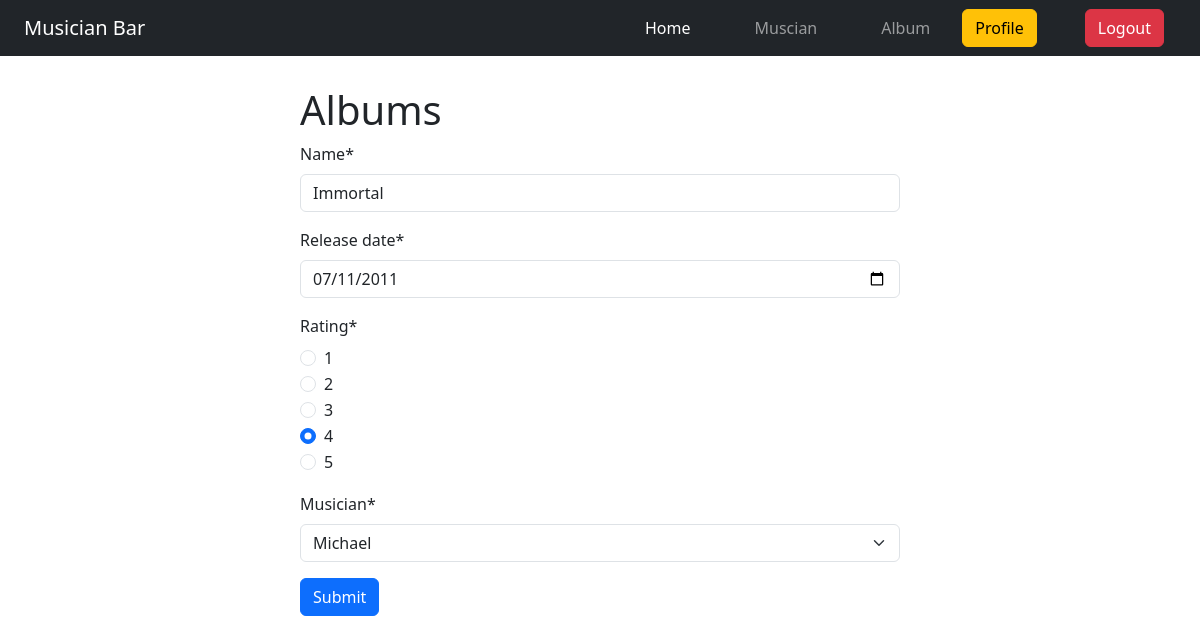
Page /edit/2 (signed in) on the committed database.
### album/models.py (models this page shows, shortened)
class Album(models.Model):
    name = models.CharField(max_length=70)
    release_date = models.DateField()
    Rating = models.IntegerField()
    musician = models.ForeignKey(Musician,on_delete=models.CASCADE)

### album/views.py (the view)
# urls.py: path('edit/<int:id>',views.edit, name='edit'),
def edit(request,id):
    if request.user.is_authenticated:
        post = models.Album.objects.get(pk=id)
        post_form = forms.AlbumForm(instance=post)
        if request.method == 'POST':
            post_form = forms.AlbumForm(request.POST, instance=post)
            if post_form.is_valid():
                post_form.save()
                return redirect('home')
        return render(request, 'album.html', {'form': post_form})
    else:
        return redirect('home')

### album/forms.py
class AlbumForm(forms.ModelForm):
    Rating = forms.RadioSelect(choices=numbers)
    class Meta:
        model = Album
        fields = '__all__'
        widgets ={
            'release_date': forms.DateInput(attrs={'type':'date'}),
            'Rating' : forms.RadioSelect(choices=numbers),
        }

### musician/models.py (called while the page is built)
    def __str__(self):
        return self.first_name

### album/templates/album.html (shortened to what this page needs)
{% extends "base.html" %}
{% load crispy_forms_tags %}
{% block content %}
<form style="width:50%;margin:auto;margin-top:30px" method='post'>
    <h1>Albums</h1>
    {{form|crispy}}
    <button class="btn btn-primary">Submit</button>
    </form>
{% endblock content %}

### rows in the picture
Album: name "Immortal", release_date "07/11/2011", Rating "☐ 1 ☐ 2 ☐ 3 ☑ 4 ☐ 5", musician "Michael"
